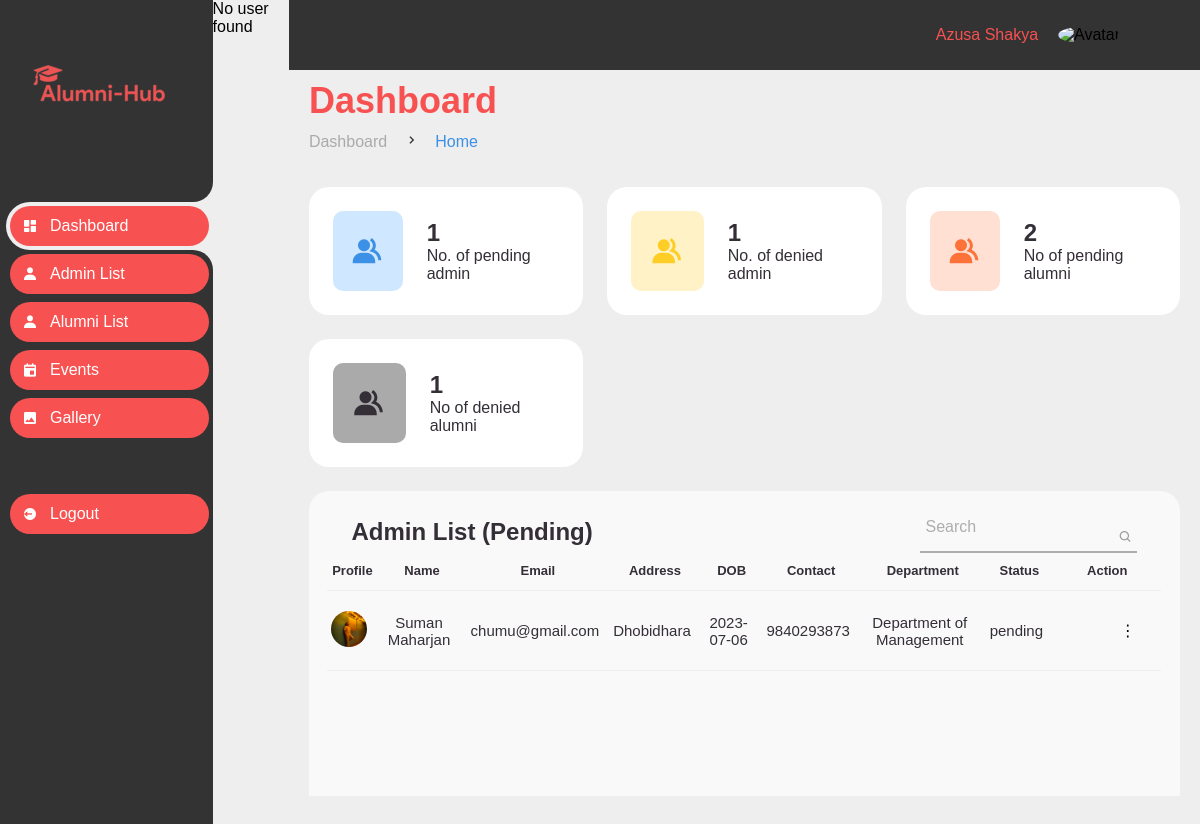
Screenshot of /DB_superAdmin/Dashboard.php (signed in) with the database file from the repository.
### tables this page shows
CREATE TABLE `users` (
  `user_id` int(11) NOT NULL,
  `user_name` varchar(40) NOT NULL,
  `email` varchar(40) NOT NULL,
  `password` varchar(300) NOT NULL,
  `reset_token_hash` varchar(200) DEFAULT NULL,
  `reset_token_expires_at` datetime DEFAULT NULL,
  `address` varchar(40) NOT NULL,
  `DOB` date NOT NULL,
  `phone_no` varchar(15) NOT NULL,
  `bio` varchar(500) NOT NULL DEFAULT 'Write about Yourself:',
  `image` varchar(200) NOT NULL,
  `status` varchar(20) NOT NULL DEFAULT 'pending'
);

CREATE TABLE `departments` (
  `d_id` int(11) NOT NULL,
  `department` varchar(30) NOT NULL
);

### DB_superAdmin/Dashboard.php (the view, shortened to what this page needs)
<?php
require_once('dashboard_template.php');
?>
<section class="right-lower">
    <main>
        <div class="head-title">
            <div class="left">
                <h1>Dashboard</h1>
                <ul class="breadcrumb">
                    <li>
                        <a href="#">Dashboard</a>
                    </li>
                    <li><i class='bx bx-chevron-right'></i></li>
                    <li>
                        <a class="active" href="../Landing_pages/index.php">Home</a>
                    </li>
                </ul>
            </div>
        </div>
        <ul class="box-info">
            <?php
            include "../connect.php";
            $studentQuery = "SELECT COUNT(*) as student_count FROM role
            JOIN role_junction ON role_junction.role_id = role.role_id
            JOIN users on role_junction.user_id = users.user_id
            WHERE role.role = 'student' AND users.status = 'pending'";
            $result = mysqli_query($conn, $studentQuery);
            $pendingstudentCount = $result->fetch_assoc()['student_count'];
            $adminQuery = "SELECT COUNT(*) as admin_count FROM role
            JOIN role_junction ON role_junction.role_id = role.role_id
            JOIN users on role_junction.user_id = users.user_id
            WHERE role.role = 'admin' AND users.status = 'pending'";
            $result = mysqli_query($conn, $adminQuery);
            $pendingadminCount = $result->fetch_assoc()['admin_count'];
            $studentQuery = "SELECT COUNT(*) as student_count FROM role
            JOIN role_junction ON role_junction.role_id = role.role_id
            JOIN users on role_junction.user_id = users.user_id
            WHERE role.role = 'student' AND users.status = 'denied'";
            $result = mysqli_query($conn, $studentQuery);
            $deniedstudentCount = $result->fetch_assoc()['student_count'];
            $adminQuery = "SELECT COUNT(*) as admin_count FROM role
            JOIN role_junction ON role_junction.role_id = role.role_id
            JOIN users on role_junction.user_id = users.user_id
            WHERE role.role = 'admin' AND users.status = 'denied'";
            $result = mysqli_query($conn, $adminQuery);
            $deniedadminCount = $result->fetch_assoc()['admin_count'];
            ?>
            <li>
                <i class='bx bxs-group'></i>
                <span class="text">
                    <h3>
                        <?php echo $pendingadminCount; ?>
                    </h3>
                    <p>No. of pending admin</p>
                </span>
            </li>
            <li>
                <i class='bx bxs-group'></i>
                <span class="text">
                    <h3>
                        <?php echo $deniedadminCount; ?>
                    </h3>
                    <p>No. of denied admin</p>
                </span>
            </li>
            <li>
                <i class='bx bxs-group'></i>
                <span class="text">
                    <h3>
                        <?php echo $pendingstudentCount; ?>
                    </h3>
                    <p>No of pending alumni</p>
                </span>
            </li>
            <li>
                <i class='bx bxs-group'></i>
                <span class="text">
                    <h3>
                        <?php echo $deniedstudentCount; ?>
                    </h3>
                    <p>No of denied alumni</p>
                </span>
            </li>
        </ul>
        <?php
        include "../connect.php";
        $sqlAdmin = "SELECT * FROM users
                    JOIN admins ON admins.user_id = users.user_id
                    JOIN departments on departments.d_id = admins.d_id
                    JOIN role_junction on role_junction.user_id = users.user_id
                    JOIN role ON role_junction.role_id = role.role_id
                    WHERE role.role = 'admin' AND users.status = 'pending'";
        $resultAdmin = mysqli_query($conn, $sqlAdmin);
        if ($resultAdmin) {
            $adminRecords = array();
            if (mysqli_num_rows($resultAdmin) > 0) {
                $i = 0;
                while ($row = mysqli_fetch_assoc($resultAdmin)) {
                    $adminRecords[$i] = array(
                        "user_id" => $row['user_id'],
                        "d_id" => $row['d_id'],
                        "role_id" => $row['role_id'],
                        "user_name" => $row['user_name'],
                        "email" => $row['email'],
                        "address" => $row['address'],
                        "DOB" => $row['DOB'],
                        "phone_no" => $row['phone_no'],
                        "status" => $row['status'],
                        "department" => $row['department'],
                        "role" => $row['role'],
                        "image" => $row['image'],
                    );
                    $i++;
                }
            }
            ?>
            <div class="table-data">
                <div class="order">
                    <div class="container1">
                        <div class="center1">
                            <div class="head">
                                <h3>Admin List (Pending)</h3>
                                <div class="text1">
                                    <input type="text" id="adminSearchInput" required />
                                    <i class='bx bx-search'></i>
                                    <label>Search</label>
                                </div>
                            </div>
                            <table>
                                <tr>
                                    <th>Profile</th>
                                    <th>Name</th>
                                    <th>Email</th>
                                    <th>Address</th>
                                    <th>DOB</th>
                                    <th>Contact</th>
                                    <th>Department</th>
                                    <th>Status</th>
                                    <th>Action</th>
                                </tr>
                                <tbody id="adminTableBody">
                                    <?php
                                    if (empty($adminRecords)) {
                                        echo "<tr><td colspan='8'>No Data are in pending list.</td></tr>";
                                    } else {
                                        foreach ($adminRecords as $record) { ?>
                                            <tr>
                                                <td>
                                                    <img src="<?php echo "../images/profile/" . $record['image'] ?>">
                                                </td>
                                                <td>
                                                    <?= $record['user_name'] ?>
                                                </td>
                                                <td>
                                                    <?= $record['email'] ?>
                                                </td>
                                                <td>
                                                    <?= $record['address'] ?>
                                                </td>
                                                <td>
                                                    <?= $record['DOB'] ?>
                                                </td>
                                                <td>
                                                    <?= $record['phone_no'] ?>
                                                </td>
                                                <td>
                                                    <?= $record['department'] ?>
                                                </td>
                                                <td>
                                                    <?= $record['status'] ?>
                                                </td>
                                                <td class="change-buttons">
                                                    <div class="dropdown">
                                                        <button class="icon-button">&#x22EE;</button>
                                                    </div>
                                                </td>
                                            </tr>
                                        <?php }
                                    } ?>
                                </tbody>
                            </table>
                            <?php
        } else {
            echo "Error: " . mysqli_error($conn);
        } ?>
                    </div>
                </div>
            </div>
        </div>
    </main>
</section>
</section>
</section>
</div>
</body>
</html>

### DB_superAdmin/Dashboard.css (style rules this page uses)
* { margin: 0; padding: 0; box-sizing: border-box; font-family: 'poppins', sans-serif; }
* { scroll-behavior: smooth; }
html { background-color: var(--grey); }
.right-lower { height: 726px; overflow: auto; }
.right-lower .head-title .left h1 { font-family: 'poppins', sans-serif; color: #F85151; }
.icon-button { background: none; border: none; color: #000; cursor: pointer; font-size: 16px; padding: 0; margin: 0 0 0 47px; width: 35px; }
.change-buttons .dropdown { position: relative; }
table td.change-buttons { width: 13%; }
.container1 { display: flex; justify-content: center; flex-wrap: wrap; align-content: center; }
.center1 { width: 98%; border-radius: 10px; }
a { text-decoration: none; }
li { list-style: none; }
:root { --poppins: 'Poppins', sans-serif; --lato: 'Lato', sans-serif; --light: #F9F9F9; --blue: #3C91E6; --light-blue: #CFE8FF; --grey: #eee; --dark-grey: #AAAAAA; --dark: #342E37; --red: #DB504A; --yellow: #FFCE26; --light-yellow: #FFF2C6; --orange: #FD7238; --light-orange: #FFE0D3; }
main { width: 100%; padding: 10px 20px; font-family: var(--poppins); }
main .head-title { display: flex; align-items: center; justify-content: space-between; grid-gap: 16px; flex-wrap: wrap; }
main .head-title .left h1 { font-size: 36px; font-weight: 600; margin-bottom: 10px; color: var(--dark); }
main .head-title .left .breadcrumb { display: flex; align-items: center; grid-gap: 16px; }
main .head-title .left .breadcrumb li { color: var(--dark); }
main .head-title .left .breadcrumb li a { color: var(--dark-grey); pointer-events: none; }
main .head-title .left .breadcrumb li a.active { color: var(--blue); pointer-events: unset; }
main .box-info { display: grid; grid-template-columns: repeat(auto-fit, minmax(240px, 1fr)); grid-gap: 24px; margin-top: 36px; }
main .box-info li { padding: 24px; background: #ffffff; border-radius: 20px; display: flex; align-items: center; grid-gap: 24px; }
main .box-info li .bx { width: 80px; height: 80px; border-radius: 10px; font-size: 36px; display: flex; justify-content: center; align-items: center; }
main .box-info li:nth-child(1) .bx { background: var(--light-blue); color: var(--blue); }
main .box-info li:nth-child(2) .bx { background: var(--light-yellow); color: var(--yellow); }
main .box-info li:nth-child(3) .bx { background: var(--light-orange); color: var(--orange); }
main .box-info li:nth-child(4) .bx { background: var(--dark-grey); color: var(--dark); }
main .box-info li .text h3 { font-size: 24px; font-weight: 600; color: var(--dark); }
main .box-info li .text p { color: var(--dark); }
main .table-data { display: flex; flex-wrap: wrap; grid-gap: 24px; margin-top: 24px; width: 100%; color: var(--dark); }
main .table-data>div { border-radius: 20px; background: var(--light); padding: 10px; margin-bottom: 35px; height: 427px; overflow-x: auto; }
main .table-data .head { display: flex; align-items: center; grid-gap: 16px; margin: 10px 24px 10px 24px; }
main .table-data .head h3 { margin-right: auto; font-size: 24px; font-weight: 600; }
main .table-data .head .bx { cursor: pointer; }
main .table-data .order { width: 100%; }
main .table-data .order table { width: 100%; border-collapse: collapse; }
main .table-data .order table th { padding-bottom: 12px; font-size: 13px; text-align: center; border-bottom: 1px solid var(--grey); }
main .table-data .order table tr td { padding: 20px 10px 20px 4px; font-size: 15px; text-align: center; border-bottom: 1px solid var(--grey); }
main .table-data .order table td img { width: 36px; height: 36px; border-radius: 50%; object-fit: cover; }
.text1 { position: relative; border-bottom: 2px solid #adadad; }
.text1 input { width: 100%; padding: 0 5px; height: 40px; font-size: 16px; border: none; background: none; outline: none; }
.text1 i { right: 5px; top: 26px; font-size: 14px; color: #999; cursor: pointer; position: absolute; transform: translateY(-50%); }
.text1 label { position: absolute; top: 40%; left: 5px; color: #adadad; transform: translateY(-50%); font-size: 16px; pointer-events: none; transition: .5s; }

### rows the page displays
users: image (picture), user_name "Suman Maharjan", email "chumu@gmail.com", address "Dhobidhara", DOB "2023-07-06", phone_no "9840293873", departments.department "Department of Management", status "pending"

### other values shown
$_SESSION['username'] "Azusa Shakya"
$pendingadminCount "1"
$deniedadminCount "1"
$pendingstudentCount "2"
$deniedstudentCount "1"
